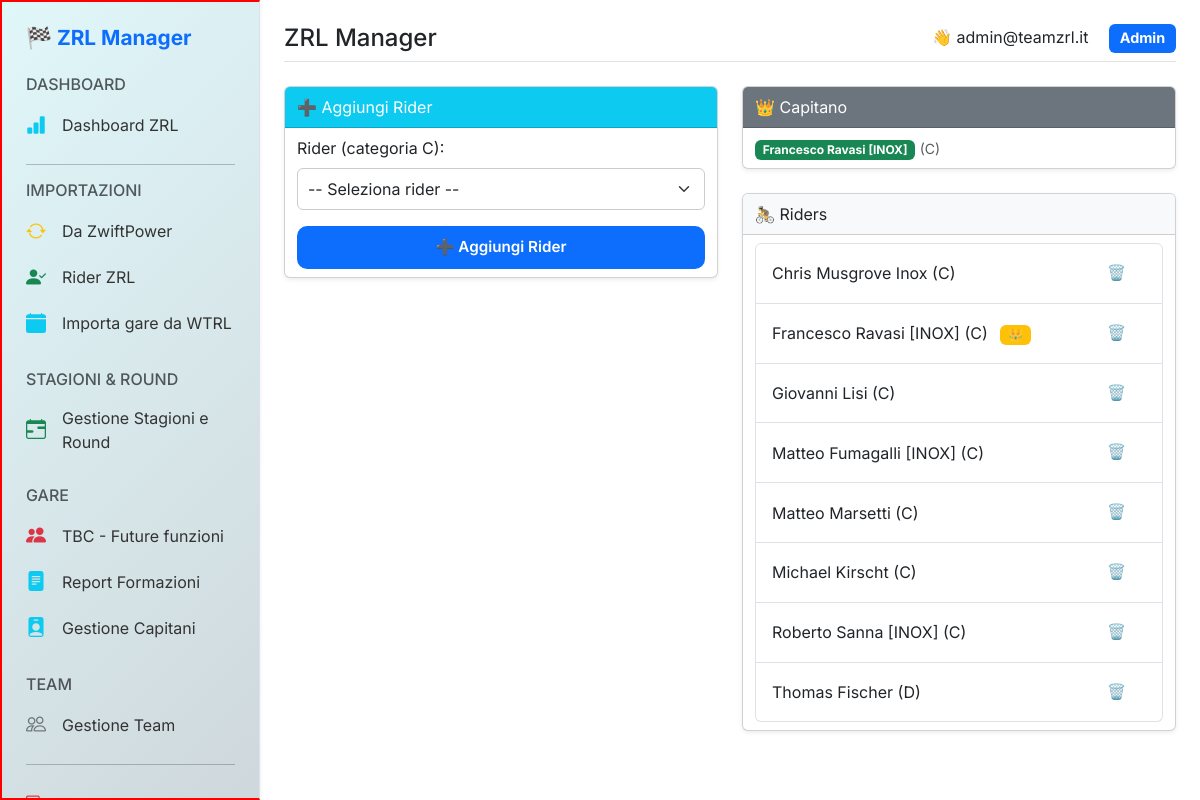
The app's page /admin/teams/members/8 (signed in), older data.
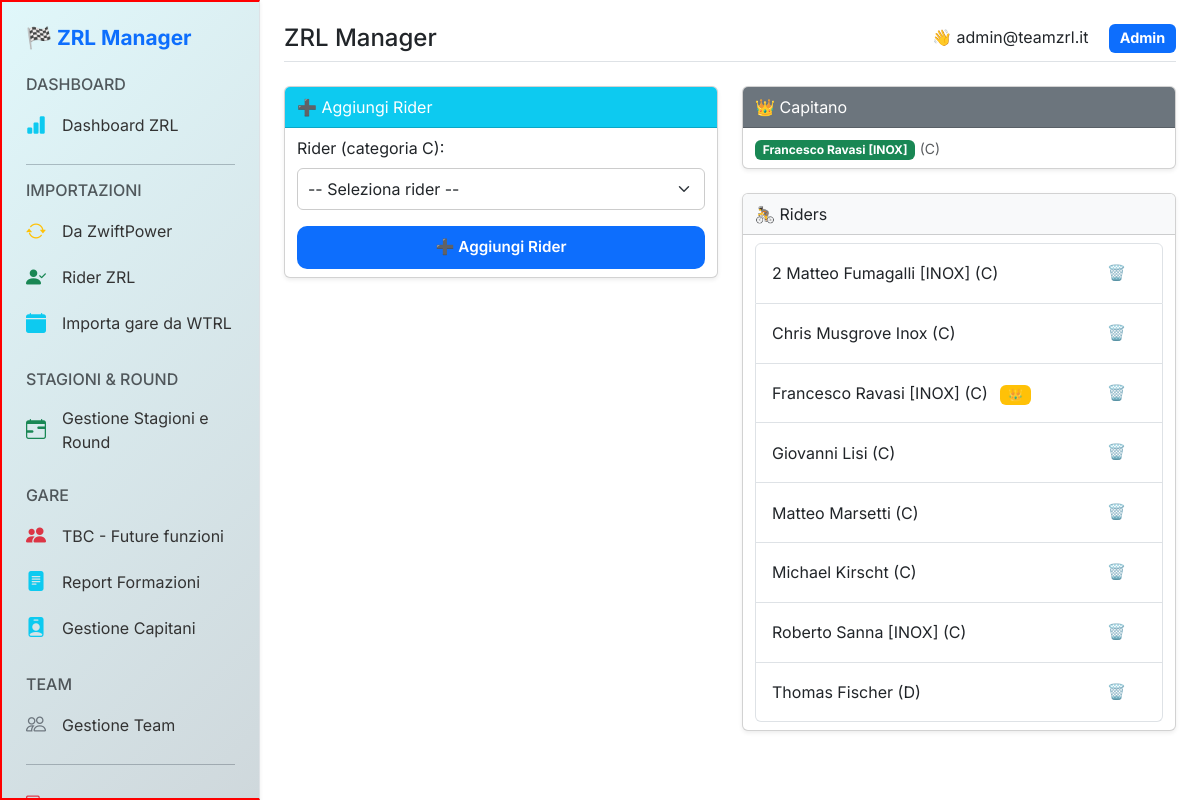
The same page, newer data.
### tables this page shows
CREATE TABLE "teams" (
	"id"	INTEGER,
	"name"	TEXT NOT NULL,
	"category"	TEXT NOT NULL,
	"division"	TEXT NOT NULL,
	"captain_id"	TEXT, captain_zwift_id INTEGER,
	PRIMARY KEY("id")
);

CREATE TABLE riders (
  zwift_power_id TEXT PRIMARY KEY,
  name TEXT NOT NULL,
  category TEXT,
  ranking REAL,
  wkg_20min REAL,
  watt_20min REAL,
  wkg_15sec REAL,
  watt_15sec REAL,
  status TEXT,
  races INTEGER,
  weight REAL,
  ftp REAL,
  age INTEGER,
  team_id INTEGER,
  available_zrl INTEGER DEFAULT 1,
  is_captain INTEGER DEFAULT 0,
  email TEXT,
  password TEXT,
  active INTEGER DEFAULT 1,
  profile_url TEXT,
  created_at TEXT
, country TEXT);

### blueprints/admin/routes/admin_teams.py (the view, shortened to what this page needs)
@admin_teams_bp.route("/members/<int:team_id>", methods=["GET", "POST"])
@require_admin
def manage_team_members(team_id):
    conn = get_zrl_db()
    conn.row_factory = sqlite3.Row
    cur = conn.cursor()
    team = cur.execute("SELECT * FROM teams WHERE id = ?", (team_id,)).fetchone()
    if not team:
        conn.close()
        flash("❌ Team non trovato", "danger")
        return redirect(url_for("admin_teams.manage_teams"))
    category_order = ["D", "C", "B", "A"]
    team_cat = "A" if team["category"] == "A+" else team["category"]
    if team_cat not in category_order:
        flash("❌ Categoria team non valida", "danger")
        return redirect(url_for("admin_teams.manage_teams"))
    team_index = category_order.index(team_cat)
    riders = cur.execute("""
        SELECT r.*
        FROM rider_teams rt
        JOIN riders r ON rt.zwift_power_id = r.zwift_power_id
        WHERE rt.team_id = ? AND r.active = 1
        ORDER BY r.name
    """, (team_id,)).fetchall()
    assigned_rider_ids = {r["zwift_power_id"] for r in riders}
    captain = cur.execute("""
        SELECT r.*
        FROM teams t
        JOIN riders r ON t.captain_zwift_id = r.zwift_power_id
        WHERE t.id = ? AND r.active = 1
    """, (team_id,)).fetchone()
    captain_candidates = riders
    category_riders = cur.execute("""
        SELECT r.*
        FROM riders r
        WHERE r.active = 1
        AND r.zwift_power_id NOT IN (
            SELECT zwift_power_id
            FROM rider_teams
            GROUP BY zwift_power_id
            HAVING COUNT(*) >= 2
        )
        AND r.zwift_power_id NOT IN (
            SELECT zwift_power_id
            FROM rider_teams
            WHERE team_id = ?
        )
        ORDER BY r.name
    """, (team_id,)).fetchall()
    compatible_riders = []
    for r in category_riders:
        r_cat = r["category"]
        if r_cat:
            r_cat = "A" if r_cat == "A+" else r_cat
            if r_cat in category_order:
                rider_index = category_order.index(r_cat)
                if rider_index <= team_index:
                    compatible_riders.append(r)
    conn.close()
    return render_template("admin/manage_team_members.html",
                           team=team,
                           riders=riders,
                           captain=captain,
                           captain_candidates=captain_candidates,
                           category_riders=compatible_riders,
                           assigned_rider_ids=assigned_rider_ids)

### db.py (called while the page is built)
def _connect_db(db_path, attr_name):
    if has_app_context():
        if not hasattr(g, attr_name):
            conn = sqlite3.connect(db_path)
            conn.row_factory = sqlite3.Row
            setattr(g, attr_name, conn)
            logging.info(f"📂 Connessione Flask attiva → {db_path}")
        return getattr(g, attr_name)
    conn = sqlite3.connect(db_path)
    conn.row_factory = sqlite3.Row
    logging.info(f"📂 Connessione diretta → {db_path}")
    return conn

def get_zrl_db():
    return _connect_db(ZRL_DB_PATH, "zrl_db")

### templates/admin/manage_team_members.html (shortened to what this page needs)
{% extends "base.html" %}
{% block content %}
<div class="row g-4">
  <div class="col-md-6">
    <div class="card shadow-sm">
      <div class="card-header bg-info text-white">➕ Aggiungi Rider</div>
      <div class="card-body">
        <form method="POST" action="{{ url_for('admin_teams.manage_team_members', team_id=team.id) }}">
          <div class="mb-3">
            <label for="rider_id" class="form-label">Rider (categoria {{ team.category }}):</label>
            <select name="rider_id" id="rider_id" class="form-select" required>
  <option value="">-- Seleziona rider --</option>
</select>
          </div>
          <button type="submit" class="btn btn-primary w-100">➕ Aggiungi Rider</button>
        </form>
      </div>
    </div>
  </div>
  <div class="col-md-6">
    <div class="card shadow-sm mb-4">
      <div class="card-header bg-secondary text-white">👑 Capitano</div>
      <div class="card-body">
        {% if captain %}
          <p class="mb-0">
            <span class="badge bg-success">{{ captain.name }}</span>
            <small class="text-muted">({{ captain.category }})</small>
          </p>
        {% else %}
          <p class="text-muted"><em>Nessun capitano assegnato</em></p>
        {% endif %}
      </div>
    </div>
    <div class="card shadow-sm">
      <div class="card-header bg-light">🚴 Riders</div>
      <div class="card-body">
        {% if riders %}
          <ul class="list-group">
            {% for rider in riders %}
              <li class="list-group-item d-flex justify-content-between align-items-center">
                <div>
                  {{ rider.name }} ({{ rider.category }})
                  {% if rider.is_captain %}
                    <span class="badge bg-warning text-dark ms-2">👑</span>
                  {% endif %}
                </div>
                <form method="POST" action="{{ url_for('admin_teams.manage_team_members', team_id=team.id) }}">
                  <button type="submit" class="btn btn-sm btn-outline-danger" aria-label="Rimuovi rider">🗑️</button>
                </form>
              </li>
            {% endfor %}
          </ul>
        {% else %}
          <p class="text-muted"><em>Nessun rider assegnato</em></p>
        {% endif %}
      </div>
    </div>
  </div>
</div>
{% endblock %}

### templates/base.html (shortened to what this page needs)
<!DOCTYPE html>
<html lang="it">
<head>
  <link href="https://cdn.jsdelivr.net/npm/bootstrap@5.3.2/dist/css/bootstrap.min.css" rel="stylesheet">
  <link href="https://cdn.jsdelivr.net/npm/bootstrap-icons@1.10.5/font/bootstrap-icons.css" rel="stylesheet">
  <link rel="stylesheet" href="{{ url_for('static', filename='css/style.css') }}">
  <link rel="stylesheet" href="{{ url_for('static', filename='css/custom.css') }}">
</head>
<body class="{% if session.get('user_id') and session.get('user_role') %}has-sidebar{% endif %}">
{% set role = session.get('user_role') %}
{% if session.get('user_id') and role %}
  {% include 'partials/admin_sidebar.html' %}
{% endif %}
<div class="main-content p-4">
  <header class="d-flex justify-content-between align-items-center mb-4">
    <div class="d-flex align-items-center gap-2">
      <h1 class="h4 m-0">{{ page_title or "ZRL Manager" }}</h1>
    </div>
    <div class="text-end">
      {% if session.get('user_email') %}
        <span class="me-3 d-none d-sm-inline">👋 {{ session.get('user_email') }}</span>
      {% endif %}
      {% if role %}
        <span class="badge bg-primary">{{ role|capitalize }}</span>
      {% endif %}
    </div>
  </header>
  {% block content %}{% endblock %}
</div>
</body>
</html>

### templates/partials/admin_sidebar.html
<aside class="sidebar bg-white p-4 border-end shadow-sm d-none d-md-block"
       style="width: 260px; min-height: 100vh; overflow-y: auto; position: fixed; left: 0; top: 0;">
  <h2 class="mb-4 text-primary fw-bold">🏁 ZRL Manager</h2>
  <h6 class="text-muted text-uppercase">Dashboard</h6>
  <a href="{{ url_for('admin_panel.admin_dashboard') }}"
     class="nav-link d-flex align-items-center gap-3 py-2 {% if request.endpoint == 'admin_panel.admin_dashboard' %}active fw-bold text-primary{% endif %}">
    <i class="bi bi-bar-chart-fill text-info fs-5"></i> Dashboard ZRL
  </a>
  <hr>
  <h6 class="text-muted text-uppercase">Importazioni</h6>
  <a href="{{ url_for('scrape.scrape') }}" class="nav-link d-flex align-items-center gap-3 py-2">
    <i class="bi bi-arrow-repeat text-warning fs-5"></i> Da ZwiftPower
  </a>
  <a href="{{ url_for('admin_import_riders.import_zrl_riders') }}" class="nav-link d-flex align-items-center gap-3 py-2">
    <i class="bi bi-person-check-fill text-success fs-5"></i> Rider ZRL
  </a>
  <a href="{{ url_for('import_wtrl.import_wtrl_races') }}" class="nav-link d-flex align-items-center gap-3 py-2">
    <i class="bi bi-calendar-fill text-info fs-5"></i> Importa gare da WTRL
  </a>
  <h6 class="text-muted text-uppercase mt-4">Stagioni & Round</h6>
  <a href="{{ url_for('admin_races.import_races') }}" class="nav-link d-flex align-items-center gap-3 py-2">
    <i class="bi bi-calendar-range text-success fs-5"></i> Gestione Stagioni e Round
  </a>
  <h6 class="text-muted text-uppercase mt-4">Gare</h6>
  <a href="#" class="nav-link d-flex align-items-center gap-3 py-2 disabled">
    <i class="bi bi-people-fill text-danger fs-5"></i> TBC - Future funzioni
  </a>
  <a href="{{ url_for('admin_lineup.lineup_report_all') }}" class="nav-link d-flex align-items-center gap-3 py-2">
    <i class="bi bi-file-text-fill text-info fs-5"></i> Report Formazioni
  </a>
  <a href="{{ url_for('admin_races.manage_captains') }}" class="nav-link d-flex align-items-center gap-3 py-2">
    <i class="bi bi-person-badge-fill text-info fs-5"></i> Gestione Capitani
  </a>
  <h6 class="text-muted text-uppercase mt-4">Team</h6>
  <a href="{{ url_for('admin_teams.manage_teams') }}" class="nav-link d-flex align-items-center gap-3 py-2">
    <i class="bi bi-people text-secondary fs-5"></i> Gestione Team
  </a>
  <hr>
  <a href="{{ url_for('auth.logout') }}" class="nav-link d-flex align-items-center gap-3 py-2 text-danger">
    <i class="bi bi-box-arrow-right fs-5"></i> Logout
  </a>
</aside>

### static/css/style.css (style rules this page uses)
* { box-sizing: border-box; margin: 0; padding: 0; }
body { font-family: 'Inter', sans-serif; background-color: #f5f7fa; color: #333; min-height: 100vh; }
.sidebar { position: fixed; top: 0; left: 0; width: 240px; height: 100vh; padding: 30px 20px; background: linear-gradient(135deg, #e0f7fa, #cfd8dc); color: #0d1b2a; z-index: 100; overflow-y: auto; }
.main-content { margin-left: 240px; flex: 1; display: flex; flex-direction: column; }
input[type="text"], input[type="number"], select, .form-input, .form-select { width: 100%; padding: 8px 10px; font-size: 1rem; border-radius: 6px; border: 1px solid #ccc; background-color: #fff; transition: all 0.2s ease; }
.btn { padding: 10px 20px; font-size: 0.95rem; font-weight: 600; border-radius: 8px; border: none; cursor: pointer; transition: all 0.2s ease; }
.card-header, .card-body { padding: 0.5rem 0.75rem; }

### static/css/custom.css (style rules this page uses)
body { font-family: 'Inter', sans-serif; background-color: #f8f9fa; color: #212529; }
a { text-decoration: none; }
.sidebar { border: 2px solid red; }
.sidebar { position: sticky; top: 0; height: 100vh; overflow-y: auto; transition: all 0.3s ease-in-out; }
.sidebar h2 { font-size: 1.3rem; }
.sidebar .nav-link { color: #333; border-radius: 8px; transition: all 0.2s ease-in-out; }
.main-content { overflow-x: hidden; background-color: #ffffff; min-height: 100vh; }
header { border-bottom: 1px solid #dee2e6; padding-bottom: 0.5rem; }
header .badge { font-size: 0.9rem; padding: 0.5em 0.75em; }
.btn { border-radius: 10px; }

### templates/base.html (style rules this page uses)
body { font-family: 'Inter', sans-serif; }
.main-content { flex: 1; display: flex; flex-direction: column; margin-left: 0; transition: margin-left 0.3s; }
body.has-sidebar .main-content { margin-left: 260px; }

Row changes from the older to the newer data that the page shows:
changed riders: name "Matteo Fumagalli [INOX]" → "2 Matteo Fumagalli [INOX]"; moves up the list
